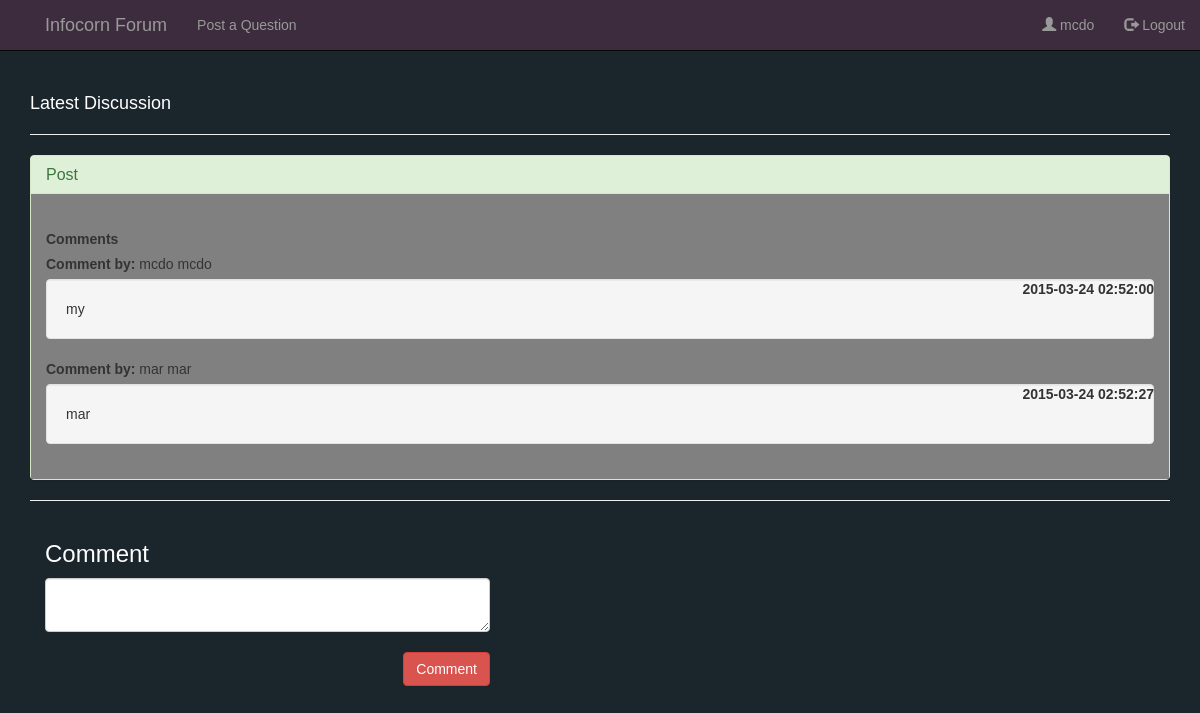
Page /forum/pages/content.php?post_id=11 (signed in) on the committed database.
### tables this page shows
CREATE TABLE `tblcomment` (
  `comment_Id` int(11) NOT NULL,
  `comment` varchar(255) DEFAULT NULL,
  `post_Id` int(11) DEFAULT NULL,
  `datetime` datetime DEFAULT NULL,
  `user_Id` int(12) DEFAULT NULL
);

CREATE TABLE `tbluser` (
  `user_Id` int(11) NOT NULL,
  `fname` varchar(255) DEFAULT NULL,
  `lname` varchar(255) DEFAULT NULL,
  `gender` varchar(255) DEFAULT NULL
);

### forum/pages/content.php (the view, shortened to what this page needs)
<?php
$username = $_SESSION['username'];
?>
<html>
<head>
  <link rel="stylesheet" type="text/css" href="../css/bootstrap.css">
  <link rel="stylesheet" type="text/css" href="../css/bootstrap.min.css">
  <link rel="stylesheet" type="text/css" href="../css/global.css">
  <link href="//netdna.bootstrapcdn.com/font-awesome/4.0.3/css/font-awesome.css" rel="stylesheet">
</head>
<body>
  <nav class="navbar navbar-inverse navbar-fixed-top" style="background-color : #3c2c3e;">
    <div class="container">
      <div class="navbar-header page-scroll">
        <a class="navbar-brand page-scroll" href="home.php"></a>
      </div>
      <div class="navbar-header">
        <a class="navbar-brand" href="home.php">Infocorn Forum</a>
      </div>
      <div class="collapse navbar-collapse">
        <ul class="nav navbar-nav navbar-left">
          <li><a href="#quest"> Post a Question</a></li>
        </ul>
        <ul class="nav navbar-nav navbar-right">
          <ul class="nav navbar-nav navbar-right">
            <li><a href="#"><span class="glyphicon glyphicon-user"></span> <?php echo $username; ?></a></li>
            <li><a href="logout.php"><span class="glyphicon glyphicon-log-out"></span> Logout</a></li>
          </ul>
      </div>
    </div>
  </nav>
  <div class="container" style="margin:7% auto;">
    <h4 style="color:white;">Latest Discussion</h4>
    <hr>
    <div class="panel panel-success">
      <div class="panel-heading">
        <h3 class="panel-title">Post</h3>
      </div>
      <div class="panel-body" style="background-color:gray;">
        <?php
        include "../functions/db.php";
        ?>
        <br><label>Comments</label><br>
        <div id="comments">
          <?php
          $postid = $_GET['post_id'];
          $sql = mysqli_query($con, "SELECT * from tblcomment as c join tbluser as u on c.user_Id=u.user_Id where post_Id='$postid' order by datetime");
          $num = mysqli_num_rows($sql);
          if ($num > 0) {
            while ($row = mysqli_fetch_assoc($sql)) {
              echo "<label>Comment by: </label> " . $row['fname'] . " " . $row['lname'] . "<br>";
              echo '<label class="pull-right">' . $row['datetime'] . '</label>';
              echo "<p class='well'>" . $row['comment'] . "</p>";
            }
          }
          ?>
        </div>
      </div>
    </div>
    <hr>
    <div class="col-sm-5 col-md-5 sidebar">
      <h3 style="color:white;">Comment</h3>
      <form method="POST">
        <textarea type="text" class="form-control" id="commenttxt"></textarea><br>
        <input type="submit" id="save" class="btn btn-success pull-right btn-danger" value="Comment">
      </form>
    </div>
  </div>
</body>
</html>

### forum/css/global.css (style rules this page uses)
body { margin: 0; font-family: "Ubuntu", Arial, Helvetica, sans-serif; background-color: #1b262c; }

### rows in the picture
tblcomment: user_Id.fname "mcdo", user_Id.lname "mcdo", datetime "2015-03-24 02:52:00", comment "my"
tblcomment: user_Id.fname "mar", user_Id.lname "mar", datetime "2015-03-24 02:52:27", comment "mar"

### other values in the picture
$username "mcdo"
